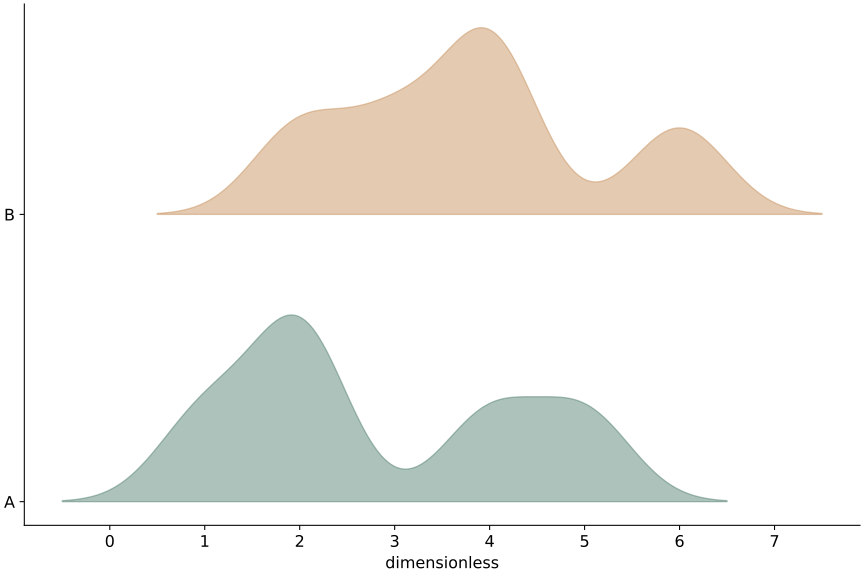

Recreate this plot in Python.
# Tuyan deterministic figure renderer v1; values are immutable source data.
import json
import math
import numpy as np
import matplotlib
matplotlib.use('Agg')
import matplotlib.pyplot as plt
from matplotlib.patches import Circle
from matplotlib.colors import ListedColormap, BoundaryNorm
d = json.loads("{\"type\":\"ridgeline\",\"rows\":[{\"group\":\"A\",\"value\":1},{\"group\":\"A\",\"value\":2},{\"group\":\"A\",\"value\":2},{\"group\":\"A\",\"value\":4},{\"group\":\"A\",\"value\":5},{\"group\":\"B\",\"value\":2},{\"group\":\"B\",\"value\":3},{\"group\":\"B\",\"value\":4},{\"group\":\"B\",\"value\":4},{\"group\":\"B\",\"value\":6}],\"units\":{\"value\":\"dimensionless\",\"x\":\"dimensionless\",\"y\":\"dimensionless\",\"size\":\"dimensionless\",\"low\":\"dimensionless\",\"high\":\"dimensionless\",\"start\":\"dimensionless\",\"end\":\"dimensionless\",\"effect\":\"dimensionless\",\"p\":\"dimensionless\",\"mean\":\"dimensionless\",\"fpr\":\"dimensionless\",\"tpr\":\"dimensionless\",\"recall\":\"dimensionless\",\"precision\":\"dimensionless\",\"predicted\":\"dimensionless\",\"observed\":\"dimensionless\",\"count\":\"dimensionless\",\"a\":\"dimensionless\",\"b\":\"dimensionless\",\"se\":\"dimensionless\",\"u\":\"dimensionless\",\"v\":\"dimensionless\",\"time\":\"dimensionless\",\"event\":\"dimensionless\"},\"options\":{\"bandwidth\":0.5,\"bins\":5,\"nullValue\":0,\"initialValue\":0,\"levels\":[0.5,1,1.5]},\"analysis\":{\"method\":\"pca\",\"description\":\"Synthetic precomputed QA values; not a statistical analysis of research data.\",\"pKind\":\"p\"},\"variants\":[],\"pixels\":1024,\"plotStyle\":{\"width\":9,\"height\":6,\"fontSize\":12}}")
r, kind, opt = d['rows'], d['type'], d['options']
plt.rcParams.update({'font.size':d['plotStyle']['fontSize']})
fig, ax = plt.subplots(figsize=(d['plotStyle']['width'], d['plotStyle']['height']), layout='constrained')
fig.set_facecolor('white')
fig._tuyan_target_pixels = d['pixels']
colors = ['#487968','#c58b53','#647da6','#a77592','#a5a659']
labels = [str(row.get('label',i+1)) for i,row in enumerate(r)]
unit = d['units']
def col(name):
    return np.array([row[name] for row in r], dtype=float)
def grouped():
    names = list(dict.fromkeys([str(row.get('group','Data')) for row in r]))
    return names, [np.array([row['value'] for row in r if str(row.get('group','Data')) == name], dtype=float) for name in names]
def density(values):
    # User-specified positive bandwidth; no concealed automatic inference.
    bw=float(opt['bandwidth'])
    grid=np.linspace(float(min(values))-3*bw,float(max(values))+3*bw,256)
    z=(grid[:,None]-values[None,:])/bw
    return grid,np.exp(-0.5*z*z).mean(axis=1)/(bw*math.sqrt(2*math.pi))
if kind in ['bar','dotplot','lollipop','forest']:
    y=np.arange(len(r)); values=col('value')
    if kind=='bar':
        bars=ax.barh(y,values,color=colors[0]); assert np.allclose([b.get_width() for b in bars],values)
    elif kind=='lollipop':
        ax.hlines(y,0,values,color=colors[0]); ax.scatter(values,y,color=colors[0])
    elif kind=='forest':
        ax.errorbar(values,y,xerr=np.vstack([values-col('low'),col('high')-values]),fmt='o',color=colors[0],capsize=3)
        ax.axvline(float(opt['nullValue']),color='#969e96',linestyle='--')
    else: ax.scatter(values,y,color=colors[0])
    ax.set_yticks(y,labels);ax.invert_yaxis();ax.set_xlabel(unit['value'])
elif kind in ['dumbbell','gantt']:
    y=np.arange(len(r));start,end=col('start'),col('end')
    if kind=='gantt': ax.barh(y,end-start,left=start,color=colors[0])
    else:
        ax.hlines(y,start,end,color='#9da99e');ax.scatter(start,y,label=opt.get('startLabel','Start'),color=colors[0]);ax.scatter(end,y,label=opt.get('endLabel','End'),color=colors[1]);ax.legend()
    ax.set_yticks(y,labels);ax.invert_yaxis();ax.set_xlabel(unit['start'])
elif kind=='waterfall':
    values=col('value');start=float(opt['initialValue'])+np.r_[0,np.cumsum(values)[:-1]]
    ax.bar(np.arange(len(r)),values,bottom=start,color=[colors[0] if v>=0 else colors[1] for v in values]);ax.set_xticks(np.arange(len(r)),labels,rotation=30);ax.set_ylabel(unit['value']);ax.axhline(0,color='#adb3a9')
elif kind=='histogram':
    values=col('value');counts,edges=np.histogram(values,bins=opt['bins'])
    assert int(counts.sum())==len(values)
    artists=ax.bar(edges[:-1],counts,width=np.diff(edges),align='edge',color=colors[0],edgecolor='white')
    assert np.allclose([p.get_height() for p in artists],counts)
    ax.set_xlabel(unit['value']);ax.set_ylabel('Count')
elif kind=='stripplot':
    names,groups=grouped()
    for i,values in enumerate(groups):ax.scatter(np.full(len(values),i),values,color=colors[i%len(colors)],s=22,alpha=.7)
    ax.set_xticks(np.arange(len(names)),names);ax.set_ylabel(unit['value'])
elif kind in ['boxplot','violin','raincloud','density','ridgeline']:
    names,groups=grouped()
    if kind=='boxplot': ax.boxplot(groups,whis=1.5,showfliers=True);ax.set_xticks(np.arange(len(names))+1,names);ax.set_ylabel(unit['value'])
    elif kind=='violin':
        # bw_method is explicit to avoid a hidden bandwidth choice.
        ax.violinplot(groups,showmeans=False,showmedians=True,bw_method=float(opt['bandwidth']));ax.set_xticks(np.arange(len(names))+1,names);ax.set_ylabel(unit['value'])
    else:
        for i,values in enumerate(groups):
            grid,pdf=density(values); color=colors[i%len(colors)]
            if kind=='density': ax.plot(grid,pdf,color=color,label=names[i])
            else:
                base=float(i);scale=0.65/max(pdf) if max(pdf)>0 else 1
                ax.fill_between(grid,base,base+pdf*scale,color=color,alpha=0.45)
                if kind=='raincloud':
                    ax.scatter(values,np.full(len(values),base-0.15),color=color,s=15)
                    ax.boxplot([values],positions=[base-0.35],vert=False,widths=.15,whis=1.5,manage_ticks=False)
        ax.set_xlabel(unit['value'])
        if kind=='density':ax.set_ylabel('Density');ax.legend()
        else:ax.set_yticks(np.arange(len(names)),names)
elif kind=='ecdf':
    values=np.sort(col('value')); p=np.arange(1,len(values)+1)/len(values)
    line=ax.step(values,p,where='post',color=colors[0])[0];assert np.allclose(line.get_ydata(),p)
    ax.set_xlabel(unit['value']);ax.set_ylabel('Cumulative proportion');ax.set_ylim(0,1)
elif kind in ['line','area','scatter','bubble','ordination','ma_plot','volcano','roc','pr_curve','calibration','bland_altman','funnel_meta']:
    xname,yname='x','y'
    if kind=='ma_plot':xname,yname='mean','effect'
    if kind=='roc':xname,yname='fpr','tpr'
    if kind=='pr_curve':xname,yname='recall','precision'
    if kind=='calibration':xname,yname='predicted','observed'
    if kind=='funnel_meta':xname,yname='effect','se'
    if kind=='volcano':x=col('effect');y=-np.log10(col('p'));xlabel='Effect ('+unit['effect']+')';ylabel='-log10('+d['analysis']['pKind']+')'
    elif kind=='bland_altman':
        a,b=col('a'),col('b');x=(a+b)/2;y=a-b;bias=np.mean(y);sd=np.std(y,ddof=1)
        for line,label in [(bias,'Mean difference'),(bias-1.96*sd,'Lower agreement limit'),(bias+1.96*sd,'Upper agreement limit')]:ax.axhline(line,color='#9a9f96',linestyle='--',label=label)
        ax.legend(fontsize=8);xlabel='Mean ('+unit['a']+')';ylabel='A - B ('+unit['a']+')'
    else:x,y=col(xname),col(yname);xlabel=xname+' ('+unit[xname]+')';ylabel=yname+' ('+unit[yname]+')'
    if kind in ['line','area','roc','pr_curve','calibration']:
        order=np.lexsort((y,x)) if kind=='roc' else np.argsort(x,kind='stable');x,y=x[order],y[order]
        artist=ax.plot(x,y,color=colors[0],marker='o',markersize=3)[0];assert np.allclose(artist.get_ydata(),y)
        if kind=='area':ax.fill_between(x,0,y,color=colors[0],alpha=.25)
    else:
        artist=ax.scatter(x,y,s=col('size')*float(opt.get('areaScale',20)) if kind=='bubble' else 26,color=colors[0]);assert np.allclose(artist.get_offsets(),np.column_stack([x,y]))
    ax.set_xlabel(xlabel);ax.set_ylabel(ylabel)
    if kind=='bubble':
        handles,legend_labels=artist.legend_elements(prop='sizes',num=3,func=lambda size:size/float(opt.get('areaScale',20)))
        ax.legend(handles,legend_labels,title='Area ('+unit['size']+')',fontsize=8)
    if kind in ['roc','calibration']:ax.plot([0,1],[0,1],linestyle='--',color='#adb3a9');ax.set_xlim(0,1);ax.set_ylim(0,1)
    if kind=='pr_curve':ax.set_xlim(0,1);ax.set_ylim(0,1)
    if kind=='funnel_meta':ax.invert_yaxis()
    if kind=='ordination':ax.text(.01,1.02,d['analysis']['method'].upper(),transform=ax.transAxes,fontsize=10)
elif kind in ['heatmap','adjacency_matrix','correlation_matrix','confusion_matrix','bubble_matrix','binary_matrix']:
    names_y=list(dict.fromkeys([str(row['row']) for row in r]));names_x=list(dict.fromkeys([str(row['column']) for row in r]))
    matrix=np.full((len(names_y),len(names_x)),np.nan)
    for row in r:matrix[names_y.index(str(row['row'])),names_x.index(str(row['column']))]=row['value']
    if kind=='bubble_matrix':
        for row in r:ax.scatter(names_x.index(str(row['column'])),names_y.index(str(row['row'])),s=row['value']*float(opt.get('areaScale',25)),color=colors[0])
        ax.invert_yaxis()
    elif kind=='binary_matrix':
        cmap=ListedColormap(['#f1f3ed','#487968']);cmap.set_bad('#b7b9b2')
        img=ax.pcolormesh(np.arange(len(names_x)+1)-.5,np.arange(len(names_y)+1)-.5,matrix,cmap=cmap,norm=BoundaryNorm([-.5,.5,1.5],2),shading='flat');ax.invert_yaxis();fig.colorbar(img,ax=ax,ticks=[0,1],label='0 absent / 1 present; grey missing')
        assert np.allclose(img.get_array(),matrix,equal_nan=True)
    else:
        img=ax.pcolormesh(np.arange(len(names_x)+1)-.5,np.arange(len(names_y)+1)-.5,matrix,cmap='RdBu_r' if kind=='correlation_matrix' else 'viridis',vmin=-1 if kind=='correlation_matrix' else None,vmax=1 if kind=='correlation_matrix' else None,shading='flat');ax.invert_yaxis();fig.colorbar(img,ax=ax,label=unit['value'])
        assert np.allclose(img.get_array(),matrix,equal_nan=True)
    ax.set_xticks(np.arange(len(names_x)),names_x,rotation=40,ha='right');ax.set_yticks(np.arange(len(names_y)),names_y)
    if kind=='confusion_matrix':ax.set_xlabel('Predicted class');ax.set_ylabel('True class')
elif kind=='pie':
    values=col('value');wedges,_=ax.pie(values,labels=labels,colors=colors,normalize=True)
    assert np.allclose([(w.theta2-w.theta1)/360 for w in wedges],values/sum(values),atol=1e-6)
elif kind=='rose':
    fig.delaxes(ax);ax=fig.add_subplot(111,projection='polar');values=col('value');theta=np.arange(len(r))*2*np.pi/len(r)
    ax.bar(theta,np.sqrt(values),width=2*np.pi/len(r),color=colors[0],edgecolor='white');ax.set_xticks(theta,labels);ax.set_ylabel('Radius = sqrt(value)')
elif kind in ['gene_track','protein_domain']:
    start,end=col('start'),col('end');ax.barh(np.arange(len(r)),end-start,left=start,color=colors[0]);ax.set_yticks(np.arange(len(r)),labels);ax.set_xlabel(unit['start']);ax.invert_yaxis()
elif kind=='vector_field':
    artist=ax.quiver(col('x'),col('y'),col('u'),col('v'),angles='xy',scale_units='xy',scale=1,color=colors[0]);ax.set_xlabel(unit['x']);ax.set_ylabel(unit['y']);ax.set_aspect('equal')
elif kind=='contour':
    xs=np.unique(col('x'));ys=np.unique(col('y'));z=np.full((len(ys),len(xs)),np.nan)
    for row in r:z[list(ys).index(row['y']),list(xs).index(row['x'])]=row['value']
    cs=ax.contour(xs,ys,z,levels=opt['levels'])
    for label in ax.clabel(cs,inline=False,fontsize=8):label.set_bbox({'facecolor':'white','edgecolor':'none','pad':1})
    ax.set_xlabel(unit['x']);ax.set_ylabel(unit['y'])
elif kind=='kaplan_meier':
    names=list(dict.fromkeys([str(row.get('group','Data')) for row in r]))
    for i,name in enumerate(names):
        data=[row for row in r if str(row.get('group','Data'))==name];times=sorted(set(row['time'] for row in data));xs=[0.];ys=[1.];s=1.
        for t in times:
            risk=sum(row['time']>=t for row in data);events=sum(row['time']==t and row['event']==1 for row in data)
            s=s*(1-events/risk);xs.append(t);ys.append(s)
            cens=sum(row['time']==t and row['event']==0 for row in data)
            if cens:ax.plot(t,s,marker='+',color=colors[i%len(colors)])
        ax.step(xs,ys,where='post',label=name,color=colors[i%len(colors)])
    ax.set_ylim(0,1.03);ax.set_ylabel('Survival probability (no CI estimated)');ax.set_xlabel(unit['time']);ax.legend()
elif kind in ['venn','upset']:
    names=[row['set'] for row in r];sets=[set(row['members']) for row in r];members=set().union(*sets);counts={}
    for item in members:
        mask=tuple(item in s for s in sets);counts[mask]=counts.get(mask,0)+1
    if kind=='venn':
        for x,color,name in [(0.4,colors[0],names[0]),(.65,colors[1],names[1])]:ax.add_patch(Circle((x,.5),.23,facecolor=color,alpha=.25));ax.text(x,.78,name,ha='center')
        for x,key in [(.29,(True,False)),(.525,(True,True)),(.76,(False,True))]:ax.text(x,.5,str(counts.get(key,0)),ha='center')
        ax.set_xlim(0,1.05);ax.set_ylim(0,1);ax.set_aspect('equal');ax.axis('off');ax.text(.5,.1,'Areas are schematic; labels show exact counts',ha='center',fontsize=8)
    else:
        masks=sorted(counts,key=lambda m:(-counts[m],m));ax.bar(np.arange(len(masks)),[counts[m] for m in masks],color=colors[0]);ax.set_xticks(np.arange(len(masks)),[' & '.join(names[i] for i,v in enumerate(m) if v) for m in masks],rotation=35,ha='right');ax.set_ylabel('Exclusive intersection size')
        # Membership matrix below bars is necessary to distinguish UpSet from a bar chart.
        matrix_ax=ax.inset_axes([0,-.48,1,.27]);matrix_ax.set_xlim(-.5,len(masks)-.5)
        for j,m in enumerate(masks):
            ys=[i for i,v in enumerate(m) if v];matrix_ax.plot([j]*len(ys),ys,color=colors[0]);matrix_ax.scatter([j]*len(names),np.arange(len(names)),color=[colors[0] if v else '#dde1d8' for v in m])
        matrix_ax.set_yticks(np.arange(len(names)),names);matrix_ax.set_xticks([]);matrix_ax.invert_yaxis()

checks={}
computed={}
def audit(name,actual,expected,atol=1e-8):
    a=np.asarray(actual,dtype=float);e=np.asarray(expected,dtype=float)
    assert a.shape==e.shape and np.allclose(a,e,rtol=1e-7,atol=atol,equal_nan=True), 'Numeric artist mismatch: '+name
    mask=np.isfinite(a)&np.isfinite(e)
    error=float(np.max(np.abs(a[mask]-e[mask]))) if np.any(mask) else 0.
    checks[name]={'count':int(a.size),'absoluteError':error,'passed':True}
if kind=='bar':audit('bar_widths',[p.get_width() for p in ax.patches],col('value'))
elif kind in ['dotplot','lollipop']:audit('point_values',ax.collections[-1].get_offsets()[:,0],col('value'))
elif kind=='forest':
    audit('point_estimates',ax.lines[0].get_xdata(),col('value'))
    audit('intervals',np.array(ax.collections[0].get_segments())[:,:,0],np.column_stack([col('low'),col('high')]))
elif kind=='dumbbell':
    audit('start_points',ax.collections[1].get_offsets()[:,0],col('start'));audit('end_points',ax.collections[2].get_offsets()[:,0],col('end'))
elif kind=='gantt':
    audit('interval_start',[p.get_x() for p in ax.patches],col('start'));audit('interval_width',[p.get_width() for p in ax.patches],col('end')-col('start'))
elif kind=='waterfall':
    audit('increments',[p.get_height() for p in ax.patches],col('value'));audit('cumulative_baselines',[p.get_y() for p in ax.patches],float(opt['initialValue'])+np.r_[0,np.cumsum(col('value'))[:-1]])
    computed['cumulativeValues']=(float(opt['initialValue'])+np.cumsum(col('value'))).tolist()
elif kind=='histogram':
    audit('bin_heights',[p.get_height() for p in ax.patches],counts);audit('total_count',[sum(p.get_height() for p in ax.patches)],[len(r)]);computed['binEdges']=edges.tolist();computed['binCounts']=counts.tolist()
elif kind=='stripplot':
    for i,values in enumerate(groups):audit('observations_'+str(i),ax.collections[i].get_offsets()[:,1],values)
elif kind=='boxplot':
    for i,values in enumerate(groups):audit('median_'+str(i),ax.lines[i*7+5].get_ydata(),[np.median(values)]*2)
elif kind=='violin':
    medians=ax.collections[-1].get_segments();audit('medians',[x[0,1] for x in medians],[np.median(v) for v in groups])
elif kind in ['density','ridgeline','raincloud']:
    computed['bandwidth']=float(opt['bandwidth']);computed['groupSizes']=[len(v) for v in groups]
    for i,values in enumerate(groups):
        grid,pdf=density(values)
        if kind=='density':audit('density_'+str(i),ax.lines[i].get_ydata(),pdf)
        else:
            top=np.column_stack([grid,i+pdf*(.65/max(pdf))]);bottom=np.column_stack([grid,np.full(len(grid),i)])
            expected=np.vstack([top[0],bottom,top[-1],top[::-1],top[0]])
            audit('density_polygon_'+str(i),ax.collections[i*(2 if kind=='raincloud' else 1)].get_paths()[0].vertices,expected)
        if kind=='raincloud':audit('observations_'+str(i),ax.collections[i*2+1].get_offsets()[:,0],values)
elif kind=='ecdf':
    audit('ecdf_sorted_values',ax.lines[0].get_xdata(),np.sort(col('value')));audit('ecdf_probability',ax.lines[0].get_ydata(),np.arange(1,len(r)+1)/len(r))
elif kind in ['line','area','roc','pr_curve','calibration']:audit('plotted_xy',np.column_stack([artist.get_xdata(),artist.get_ydata()]),np.column_stack([x,y]))
elif kind in ['scatter','bubble','ordination','ma_plot','volcano','bland_altman','funnel_meta']:
    audit('point_coordinates',artist.get_offsets(),np.column_stack([x,y]))
    if kind=='bubble':audit('marker_area',artist.get_sizes(),col('size')*float(opt.get('areaScale',20)))
    if kind=='volcano':computed['negativeLog10P']=y.tolist()
    if kind=='bland_altman':
        audit('agreement_limits',[ln.get_ydata()[0] for ln in ax.lines[:3]],[bias,bias-1.96*sd,bias+1.96*sd]);computed.update({'meanDifference':float(bias),'sampleSdDifference':float(sd),'limits':[float(bias-1.96*sd),float(bias+1.96*sd)]})
elif kind in ['heatmap','adjacency_matrix','correlation_matrix','confusion_matrix','binary_matrix']:audit('matrix_cells',img.get_array(),matrix);computed['missingCells']=int(np.isnan(matrix).sum())
elif kind=='bubble_matrix':audit('marker_areas',[c.get_sizes()[0] for c in ax.collections],col('value')*float(opt.get('areaScale',25)))
elif kind=='pie':audit('angular_proportions',[(w.theta2-w.theta1)/360 for w in wedges],col('value')/sum(col('value')),1e-6)
elif kind=='rose':audit('area_proportions',[p.get_height()**2 for p in ax.patches],col('value'))
elif kind=='vector_field':audit('vectors',np.column_stack([artist.U,artist.V]),np.column_stack([col('u'),col('v')]))
elif kind=='contour':
    audit('contour_levels',cs.levels,opt['levels'])
    for level,path in zip(cs.levels,cs.get_paths()):
        points=path.vertices
        if len(points)==0:continue
        assert np.all(points[:,0]>=xs[0]) and np.all(points[:,0]<=xs[-1]) and np.all(points[:,1]>=ys[0]) and np.all(points[:,1]<=ys[-1]), 'Contour outside data grid'
        ix=np.clip(np.searchsorted(xs,points[:,0],side='right')-1,0,len(xs)-2);iy=np.clip(np.searchsorted(ys,points[:,1],side='right')-1,0,len(ys)-2)
        tx=(points[:,0]-xs[ix])/(xs[ix+1]-xs[ix]);ty=(points[:,1]-ys[iy])/(ys[iy+1]-ys[iy])
        interpolated=(1-tx)*(1-ty)*z[iy,ix]+tx*(1-ty)*z[iy,ix+1]+(1-tx)*ty*z[iy+1,ix]+tx*ty*z[iy+1,ix+1]
        audit('contour_vertices_'+str(float(level)),interpolated,np.full(len(points),level))
    computed['gridShape']=list(z.shape)
elif kind=='kaplan_meier':
    survival_lines=[ln for ln in ax.lines if ln.get_drawstyle()=='steps-post']
    for i,name in enumerate(names):
        data=[row for row in r if str(row.get('group','Data'))==name];prob=1.;expected=[1.]
        for t in sorted(set(row['time'] for row in data)):
            prob*=1-sum(row['time']==t and row['event']==1 for row in data)/sum(row['time']>=t for row in data);expected.append(prob)
        audit('survival_'+str(i),survival_lines[i].get_ydata(),expected)
        computed[name]={'survival':expected}
elif kind=='venn':audit('intersection_labels',[float(t.get_text()) for t in ax.texts[2:5]],[counts.get((True,False),0),counts.get((True,True),0),counts.get((False,True),0)])
elif kind=='upset':audit('exclusive_intersections',[p.get_height() for p in ax.patches],[counts[m] for m in masks]);audit('union_size',[sum(p.get_height() for p in ax.patches)],[len(members)])
assert checks, 'Missing numeric audit for '+kind
fig._tuyan_validation={'typeId':kind,'checks':checks,'computations':computed,'analysis':d['analysis'],'suppliedFields':list(r[0]),'dataSourcePolicy':'User supplied values; artist checks do not establish source authenticity or study validity.'}

for collection in fig.findobj(matplotlib.collections.Collection):collection.set_rasterized(False)
for spine in ['top','right']:
    if spine in ax.spines: ax.spines[spine].set_visible(False)
